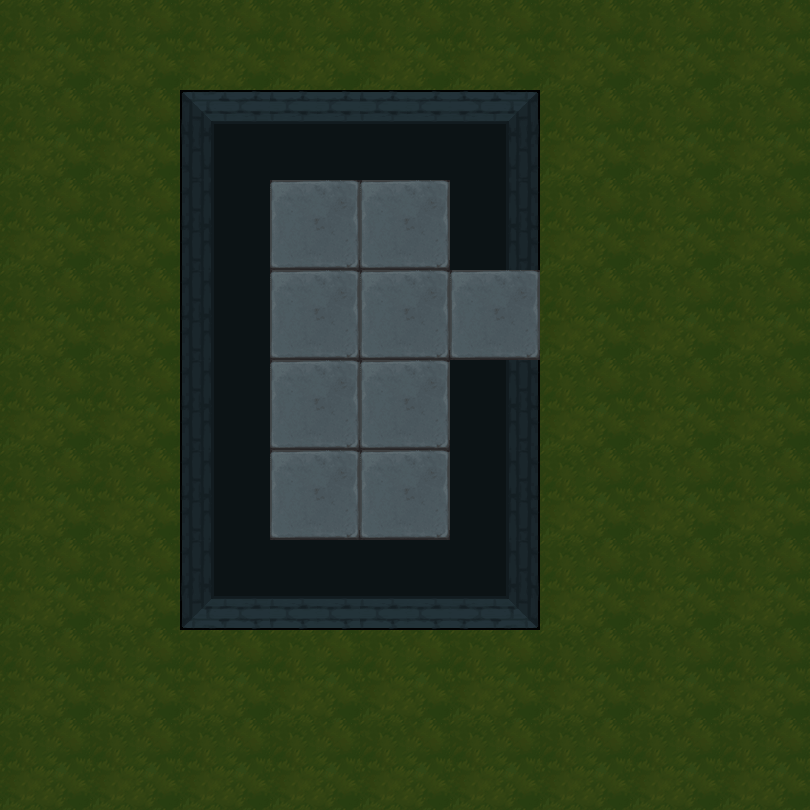

Tiled map render using the project's own tile images. Description and the map definition, with tile-layer contents summarised, below:
An orthogonal 9x9 tile map with 90x90 px tiles, 2 tile layers (地形, 障碍) and 14 objects (7x map, 5x spring, bed, door).

<map version="1.5" tiledversion="1.7.2" orientation="orthogonal" renderorder="right-down" width="9" height="9" tilewidth="90" tileheight="90" infinite="0" nextlayerid="4" nextobjectid="20">
 <tileset firstgid="1" name="1" tilewidth="90" tileheight="90" tilecount="100" columns="10">
  <image source="3.png" trans="ff00ff" width="900" height="900" />
 </tileset>
 <layer id="1" name="地形" width="9" height="9">
  <data>[81 cells, 81 non-empty, 2 distinct tile ids]</data>
 </layer>
 <layer id="2" name="障碍" width="9" height="9">
  <data>[81 cells, 15 non-empty, 8 distinct tile ids]</data>
 </layer>
 <objectgroup id="3" name="对象">
  <object id="2" name="bed" x="270" y="180" width="90" height="90" />
  <object id="4" name="map" x="270" y="270" width="90" height="90" />
  <object id="5" name="map" x="270" y="360" width="90" height="90" />
  <object id="6" name="map" x="270" y="450" width="90" height="90" />
  <object id="10" name="map" x="360" y="270" width="90" height="90">
   <properties>
    <property name="weapon" type="int" value="1" />
   </properties>
  </object>
  <object id="11" name="map" x="360" y="180" width="90" height="90">
   <properties>
    <property name="weapon" type="int" value="2" />
   </properties>
  </object>
  <object id="12" name="map" x="360" y="360" width="90" height="90">
   <properties>
    <property name="weapon" type="int" value="3" />
   </properties>
  </object>
  <object id="13" name="map" x="360" y="450" width="90" height="90">
   <properties>
    <property name="weapon" type="int" value="4" />
   </properties>
  </object>
  <object id="14" name="door" x="450" y="270" width="90" height="90">
   <properties>
    <property name="LorR" type="int" value="1" />
    <property name="motion" type="int" value="1" />
    <property name="rotate" type="int" value="90" />
   </properties>
  </object>
  <object id="15" name="spring" x="630" y="540" width="90" height="90">
   <properties>
    <property name="direction" value="3" />
   </properties>
  </object>
  <object id="16" name="spring" x="630" y="720" width="90" height="90">
   <properties>
    <property name="direction" value="4" />
   </properties>
  </object>
  <object id="17" name="spring" x="450" y="720" width="90" height="90">
   <properties>
    <property name="direction" value="4" />
   </properties>
  </object>
  <object id="18" name="spring" x="270" y="720" width="90" height="90">
   <properties>
    <property name="direction" value="4" />
   </properties>
  </object>
  <object id="19" name="spring" x="90" y="720" width="90" height="90">
   <properties>
    <property name="direction" value="4" />
   </properties>
  </object>
 </objectgroup>
</map>